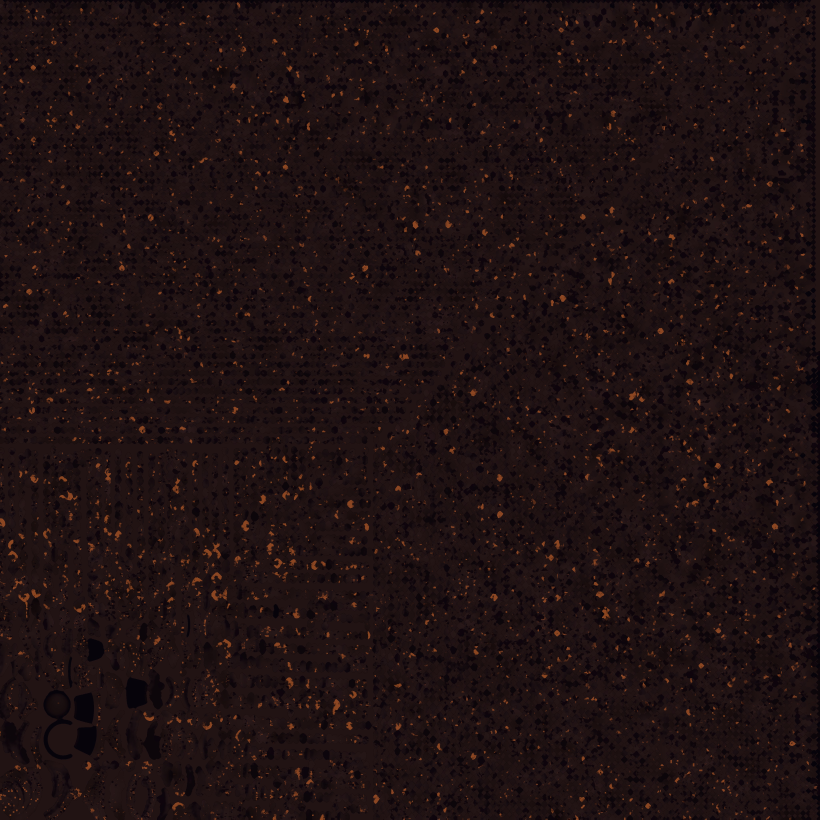
#> input picture tex/v15_albedo.jpg, 4096 x 4096 px, given in place of bake_col1.png, which was not available (shown at 1/5 size)
$ python compose_v13.py
#> lines starting #> are read from the running program, lines starting #| are printed output that depends on the picture; after the words box and inside, x2 and y2 are one past the last pixel; in counts of white or black regions, pixels touching at a corner belong together
# v12 stage C (from v11): grey-blue plate tops, desaturated plum gaps, less crest copper, dark funnel with fine streaks + magenta Ø26 ring
# v11 stage C (system python): build the final maps in the GLB's UV space from the bakes
#   albedo  : near-black bronze body (GLB albedo only as low-contrast macro variation) + copper on scale free edges / crests
#             + deep plum in gaps / pits; funnel texels dark violet
#   mr      : G roughness (sharper body specular, matte cavities), B metal (copper edges most metallic)
#   emit    : funnel only - streaky violet rings, bright near the Ø26 mouth, dark gaps
#   normal  : tangent bake (scales), ao: bake x cavity
import os, json, numpy as np
from PIL import Image
from scipy.ndimage import gaussian_filter, maximum_filter
C = os.environ.get('V11_CACHE', '/tmp/v11'); R = '/workspace/outputs/black_hole_structure/'; T = R + 'tex/'
E = lambda k, d: float(os.environ.get(k, d)); W = int(os.environ.get('ALB_RES', 4096))
def load(p, size, mode='RGB'):
#> called with p = '/tmp/v11/bake_col1.png', size = 4096, mode = 'RGB'
    im = Image.open(p).convert(mode)
#> im is the input picture: PIL image 4096x4096 RGB; mean R, G, B 30.4, 16.8, 17.5
    if im.size != (size, size): im = im.resize((size, size), Image.LANCZOS)
    return np.asarray(im).astype(np.float32) / 255
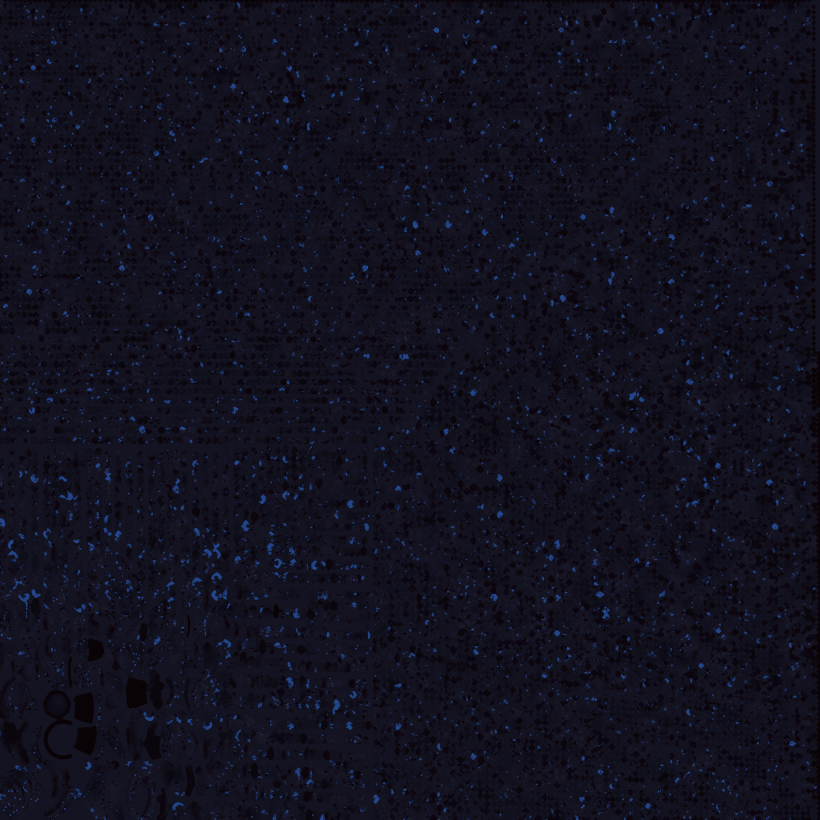
#> returned value: shape (4096, 4096, 3) float32 (shown at 1/5 size); mean of channels 0, 1, 2 0.121, 0.0631, 0.0687; drawn as B, G, R
def s2l(x): return np.where(x > 0.04045, ((x + 0.055) / 1.055) ** 2.4, x / 12.92)
def l2s(x): x = np.clip(x, 0, 1); return np.where(x > 0.0031308, 1.055 * x ** (1 / 2.4) - 0.055, 12.92 * x)
def sstep(a, b, x): t = np.clip((x - a) / (b - a), 0, 1); return t * t * (3 - 2 * t)
c1 = load(C + '/bake_col1.png', W); ao = load(C + '/bake_ao.png', W, 'L')
#> call 2 of load, with p = '/tmp/v11/bake_ao.png', size = 4096, mode = 'L'
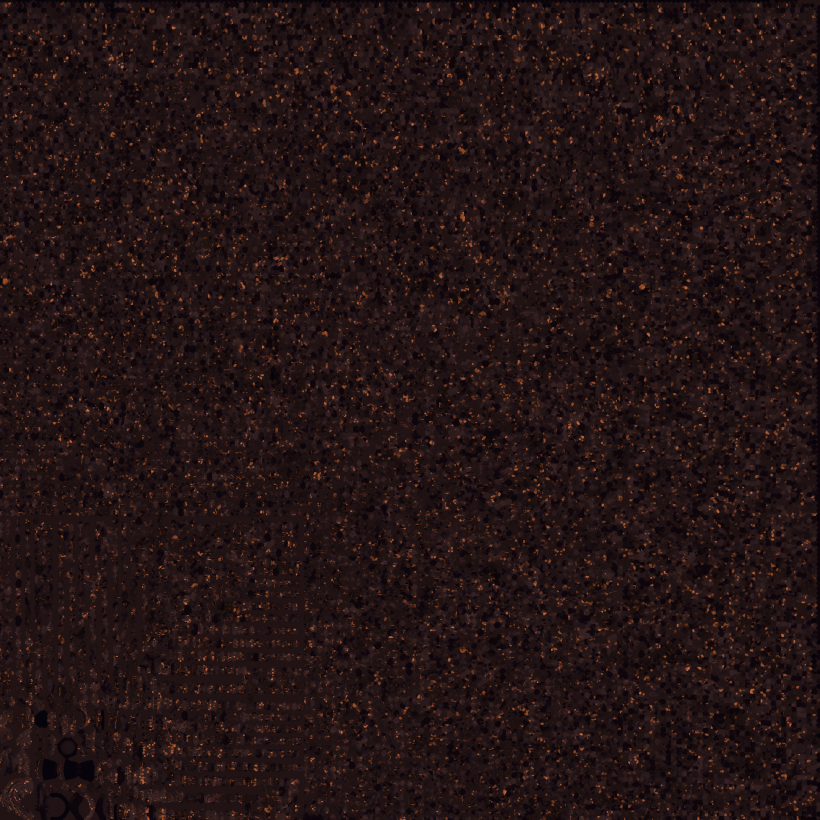
#> input picture tex/v16_albedo.jpg, 4096 x 4096 px, given in place of bake_ao.png, which was not available (shown at 1/5 size)
#> in load (call 2), `im = Image.open(p).convert(mode)`:
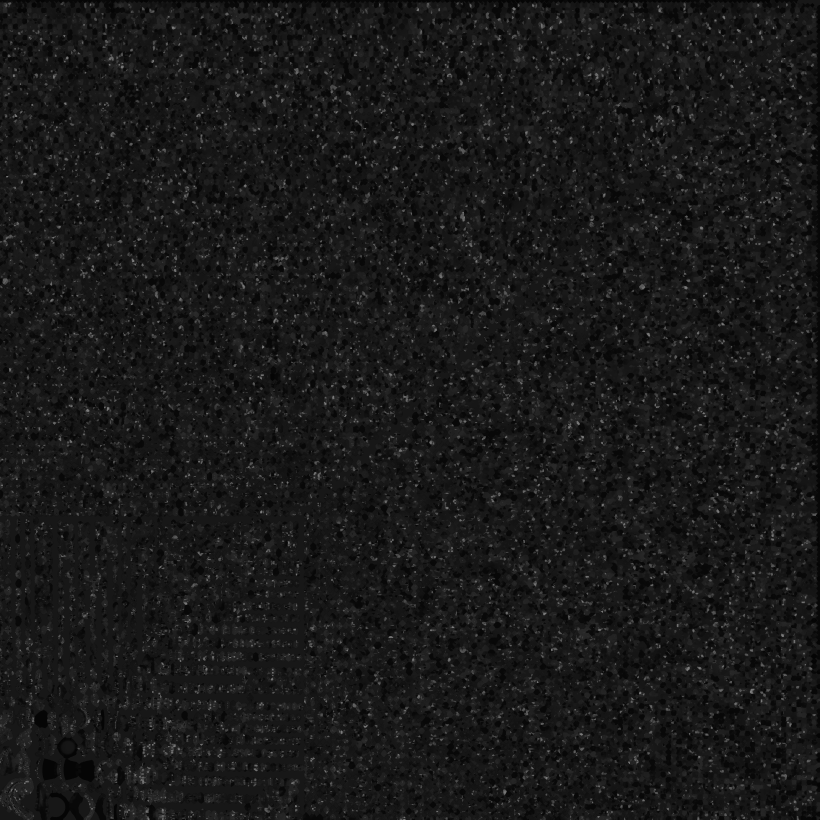
#> im: PIL image 4096x4096 L (shown at 1/5 size); min 0, max 147, mean 24.6
import cv2
c2 = cv2.imread(C + '/bake_col2.png', cv2.IMREAD_UNCHANGED)[..., ::-1].astype(np.float32) / 65535.0
if c2.shape[0] != W: c2 = cv2.resize(c2, (W, W), interpolation=cv2.INTER_LINEAR)
r_m = c2[..., 0] * 40.0; fmask = sstep(0.24, 0.3, c2[..., 0]); th = np.arctan2(c2[..., 2] * 2 - 1, c2[..., 1] * 2 - 1)
#> after `r_m = c2[..., 0] * 40.0`:
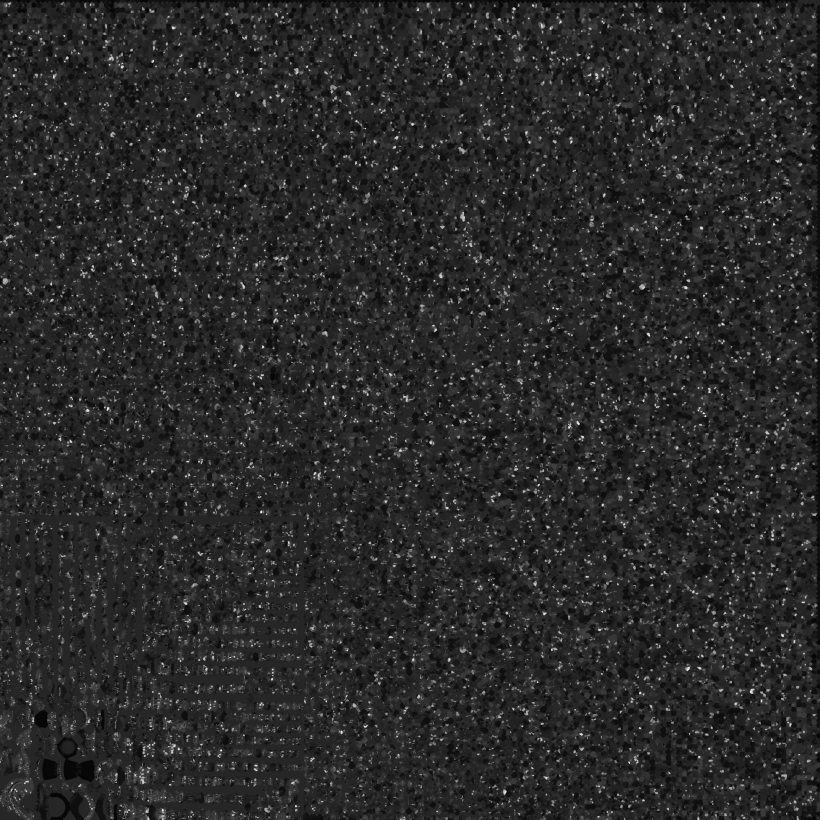
#> r_m: shape (4096, 4096) float32 (shown at 1/5 size); min 0, max 0.132, mean 0.0217; drawn with min black and max white
#> in sstep, `t = np.clip((x - a) / (b - a), 0, 1)`: t: shape (4096, 4096) float32; every value is 0
#> after `th = np.arctan2(c2[..., 2] * 2 - 1, c2[..., 1] * 2 - 1)`:
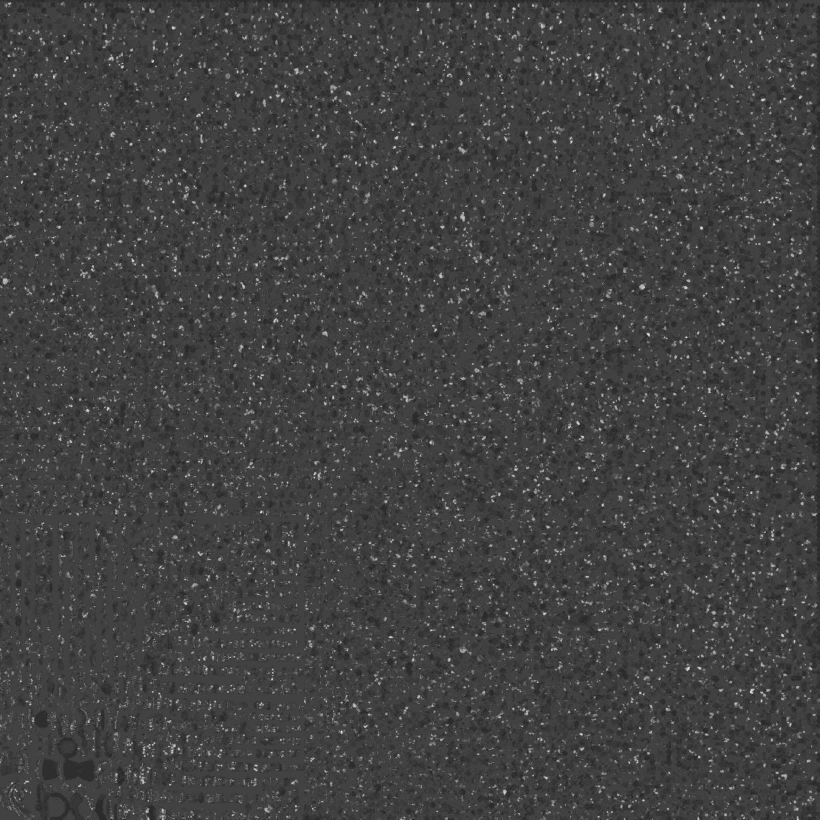
#> th: shape (4096, 4096) float32 (shown at 1/5 size); min -2.36, max -2.36, mean -2.36; drawn with min black and max white
radial = np.clip((r_m - 13.0) / 7.5, 0, 1)
# fine inward-spiralling streaks, per texel: integer turns (no seam), each streak its own brightness, broken along its length
ring_w = E('RING', 0.5); ph = r_m / ring_w + 3 * th / (2 * np.pi); rid = np.floor(ph)
#> after `rid = np.floor(ph)`:
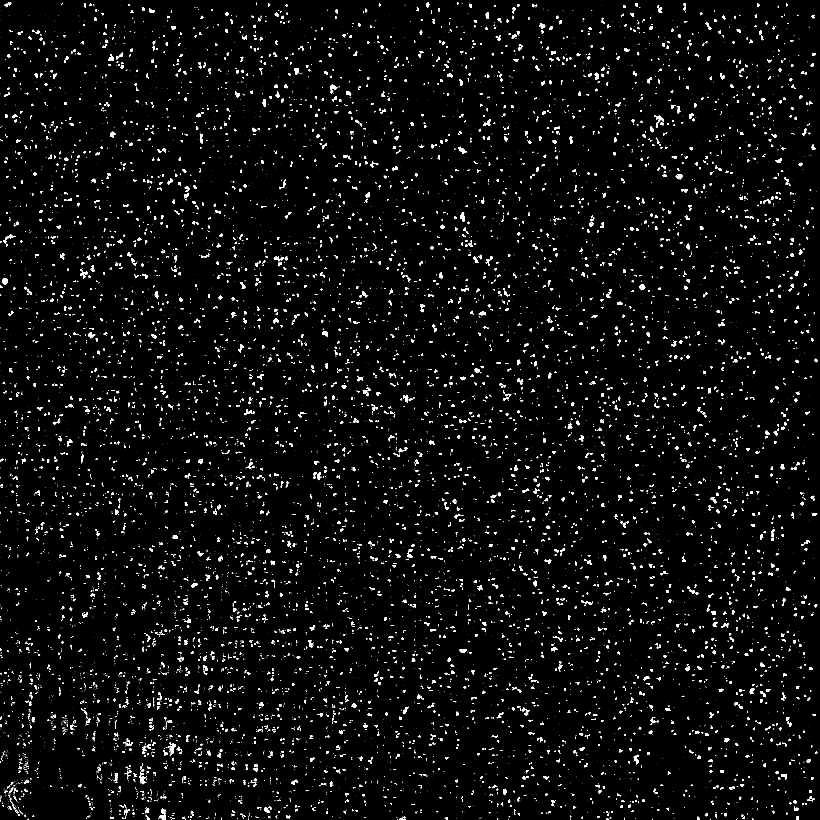
#> rid: shape (4096, 4096) float32 (shown at 1/5 size); values -2 (black) and -1 (white), 2.4% white; 14396 white regions (9698 under 20 px), largest, box (x1, y1, x2, y2) and area: (2300, 1060, 2325, 1108) 708, (13, 1392, 40, 1424) 654, (2291, 734, 2335, 770) 607
hsh = lambda k, s_: (np.sin(k * 12.9898 + s_ * 78.233) * 43758.5453) % 1.0
#> (the run stopped early here; a loop or call above may not have finished)
